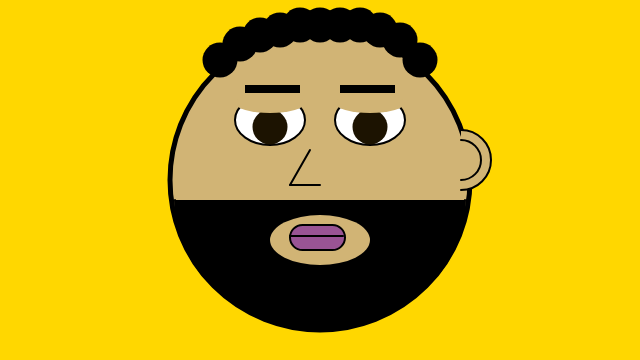
Frame 1 (no input)
Frame 60 (no input): identical to frame 1, image omitted
Frame 120 (the mouse pressed at the canvas centre since frame 60): identical to frame 1, image omitted

The p5.js sketch that drew this single still picture (run headless with seeded random() and noise() and a simulated clock; from frame 60 on, the mouse is pressed at the canvas centre):

// p5.js sketch
// ── sketch.js
/*
	self portrait
	matthew torres
	2.6.2020
	class project
*/

function setup() {
	createCanvas(640, 360);
}

function draw() {
	background("gold");

	// shapes with xy coordinates + size

	// face area

	stroke("black");
	strokeWeight(5);
	fill("#d1b475");
	circle(320, 180, 300); // face

	// eyes
	stroke("black");
	strokeWeight(2);
	fill("white");
	ellipse(270, 120, 70, 50); // left eye
	ellipse(370, 120, 70, 50); // right eye
	noStroke();
	fill("#1c1301"); 
	circle(270, 127, 35,); // left pupil
	circle(370, 127, 35,); // right pupil
	noStroke();
	fill("#d1b475");
	ellipse(270, 103, 70, 20); // left eyelid
	ellipse(370, 103, 70, 20); // right eyelid

	stroke("black");
	fill("#d1b475");
	arc(461, 160, 60, 60, PI + HALF_PI, HALF_PI); // right ear
	arc(461, 160, 40, 40, PI + HALF_PI, HALF_PI); // left ear

	fill("black");
	arc(320, 200, 290, 255, TWO_PI, PI); // beard hair

	fill("#d1b475");
	noStroke();
	ellipse(320, 240, 100, 50); // beard mouth area
	
	stroke("black");
	fill("#995494");
	rect(290, 225, 55, 25, 15); // mouth

	
	// hair
	noStroke();
	fill("black");
	circle(220, 60, 35);
	circle(240, 44, 35);
	circle(260, 35, 35);
	circle(280, 30, 35);
	circle(300, 25, 35);
	circle(320, 25, 35);
	circle(340, 25, 35);
	circle(360, 25, 35);
	circle(380, 30, 35);
	circle(400, 40, 35);
	circle(420, 60, 35);
	// hair

	rect(245, 85, 55, 8); // eyebrow
	rect(340, 85, 55, 8); // eyebrow


	// shapes that are only xy points
	
	stroke("black");
	noFill();
	line(310, 150, 290, 185); // nose
	line(290, 185, 320, 185); // nose

	line(290, 236, 343, 236)







	// traingle(x, y, x, y, x, y); (personal referance)
	
	
}
